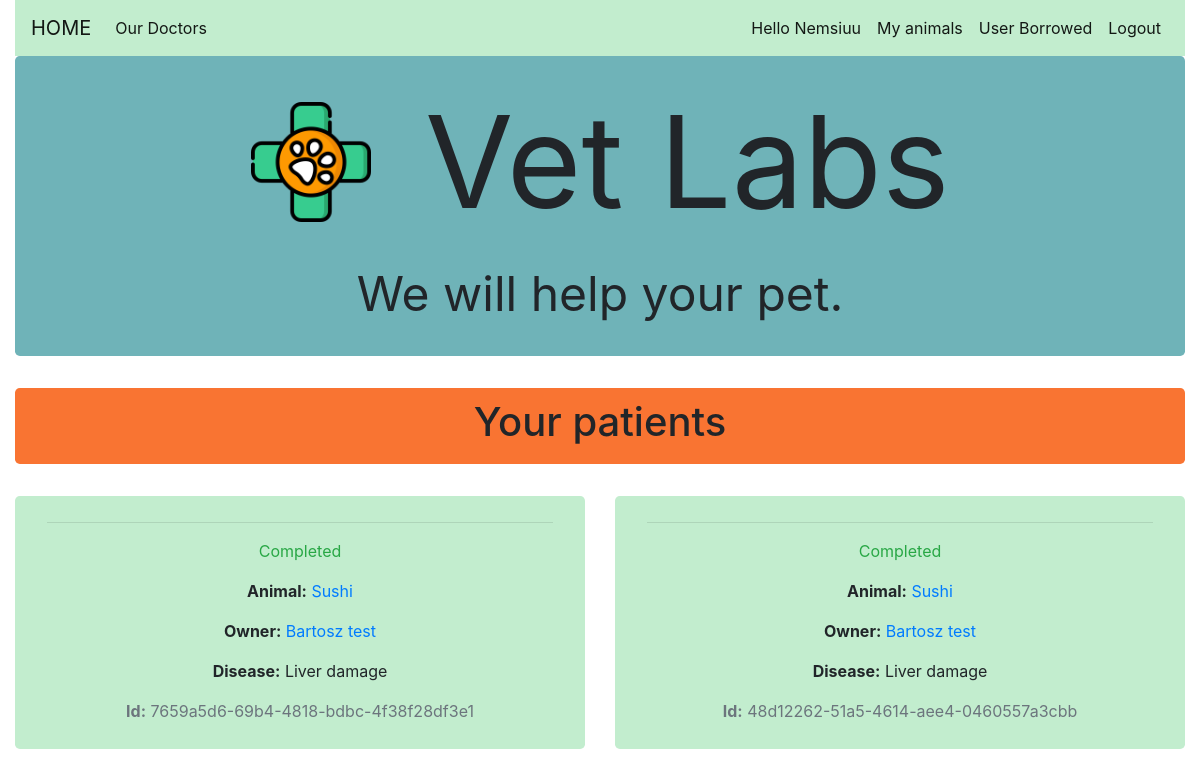
/catalog/patients/ (signed in), run on the app's committed database.
### catalog/models.py (models this page shows, shortened)
class Patient_Card(models.Model):
    id = models.UUIDField(primary_key=True, default=uuid.uuid4, help_text='Unique ID for this card')
    animal = models.ForeignKey('Animal', on_delete=models.RESTRICT, null=True)
    disease = models.CharField(max_length=500)
    visit_date = models.DateField(null=True, blank=True)
    doctor = models.ManyToManyField(User,  null=True)
    doctor_db = models.ForeignKey('doctor', on_delete=models.SET_NULL, null=True, blank=True)
    VISIT_STATUS = (
        ('a', 'Awaiting'),
        ('c', 'Completed'),
        ('n', 'Not completed'),
    )
    status = models.CharField(
        max_length=1,
        choices=VISIT_STATUS,
        blank=True,
        default='a',
        help_text='Visit card',
    )
    class Meta:
        ordering = ['visit_date']
        permissions = (("can_mark_completed", "Set visit as completed"),)
    def display_doctor(self):
        return self.doctor.first_name +' ' +self.doctor.last_name
    display_doctor.short_description = 'Doctor'

class Animal(models.Model):
    name = models.CharField(max_length=50)
    specie =models.ForeignKey('Specie', on_delete=models.SET_NULL, null=True)
    owner = models.ForeignKey(User, on_delete=models.SET_NULL, null=True, blank=True)
    owner_db = models.ForeignKey('owner', on_delete=models.SET_NULL, null=True, blank=True)
    sex = models.CharField(max_length=50)
    description = models.CharField(max_length=500)
    def __str__(self):
        return self.name
    def get_absolute_url(self):
        return reverse('animal-detail', args=[str(self.id)])
    def display_owner(self):
        return self.owner.first_name +' ' +self.owner.last_name
    display_owner.short_description = 'Owner'

class Owner(models.Model):
    first_name = models.CharField(max_length=100)
    last_name = models.CharField(max_length=100)
    phone_number = PhoneNumberField(null=False, blank=False, unique=True)
    mail = models.EmailField(max_length=100)
    class Meta:
        ordering = ['last_name', 'first_name']
    def get_absolute_url(self):
        return reverse('owner-detail', args=[str(self.id)])
    def __str__(self):
        return f'{self.first_name} {self.last_name}'

### catalog/views.py (the view)
# urls.py: path('patients/', views.Patients.as_view(), name='patients'),
class Patients(PermissionRequiredMixin,generic.ListView):
    permission_required = 'catalog.can_mark_completed'
    model = Patient_Card
    template_name ='catalog/patients.html'
    paginate_by = 10
    def get_queryset(self):
        return Patient_Card.objects.filter(status__exact='a').order_by('visit_date')

### catalog/templates/catalog/patients.html (shortened to what this page needs)
{% extends "base_generic.html" %}
{% block content %}
<div class='row'>
  <div class="col-sm-12">
    <div class="jumbotron text-center" style="background-color: #F97432;    padding-top: 10px !important;  padding-bottom: 10px !important;">
    <h1>Your patients</h1>
  </div>
  </div>
      {% for visit in user.patient_card_set.all %}
      <div class="col-sm-6">
        <div class="jumbotron text-center" style="background-color: #C2EDCE;    padding-top: 10px !important;  padding-bottom: 10px !important;">
      <hr>
      <p class="{% if visit.status == 'c' %}text-success{% elif visit.status == 'n' %}text-danger{% else %}text-warning{% endif %}">
        {{ visit.get_status_display }}
      </p>
      <p><strong>Animal:</strong> <a href="{{ visit.animal.get_absolute_url }}">{{ visit.animal }}</a></p>
      <p><strong>Owner:</strong> <a href="{{ visit.animal.owner_db.get_absolute_url }}">{{ visit.animal.owner_db }}</a></p>
      <p><strong>Disease:</strong> {{ visit.disease }}</p>
      <p class="text-muted"><strong>Id:</strong> {{ visit.id }}</p>
      </div>
      </div>
      {% endfor %}
</div>
{% endblock %}

### catalog/templates/base_generic.html (shortened to what this page needs)
<!DOCTYPE html>
<html lang="en">
<head>
  <link rel="stylesheet" href="https://cdn.jsdelivr.net/npm/bootstrap@4.5.3/dist/css/bootstrap.min.css">
  <link href="https://maxcdn.bootstrapcdn.com/font-awesome/4.2.0/css/font-awesome.min.css" rel="stylesheet">
  {% load static %}
  <link rel="stylesheet" type="text/css" href="{% static 'css/styles.css' %}">
</head>
<body>
  <div class="container-fluid">
    <nav class="navbar navbar-expand-lg navbar-light "style="background-color: #C2EDCE;"  >
      <a class="navbar-brand" href="{% url 'index' %}">HOME</a>
      <div class="collapse navbar-collapse" id="navbarNav">
        <ul class="navbar-nav">
          <li class="nav-item active">
            <a class="nav-link" href="{% url 'doctors' %}">Our Doctors <span class="sr-only">(current)</span></a>
          </li>
        </ul>
        <ul class="navbar-nav ml-auto">
          {% if user.is_authenticated %}
          <li class="nav-item active"><a class="nav-link" href="#"> Hello {{ user.get_username }} </a></li>
          <li class="nav-item active"><a class="nav-link" href="{% url 'animals' %}">My animals</a></li>
          {% if perms.catalog.can_mark_completed %}
          <li class="nav-item active"><a class="nav-link" href="{% url 'patients' %}">User Borrowed</a></li>
          {% endif %}
          <li class="nav-item active"><a class="nav-link" href="{% url 'logout'%}?next={{request.path}}">Logout</a></li>
          {% endif %}
        </ul>
      </div>
    </nav>
    <div class="jumbotron text-center" style="background-color: #6FB3B8;    padding-top: 10px !important;  padding-bottom: 10px !important;">
      <img src="{% static 'css/veterinarian.png' %}" id="logo">
      <span id="websiteTitle"> Vet Labs</span>
      <p id="slogan">We will help your pet. </p>
    </div>
    <div class="row">
      <div class="col-sm-12 ">{% block content %}{% endblock %} </div>
    </div>
  </div>
</body>
</html>

### catalog/static/css/styles.css (style rules this page uses)
#websiteTitle { font-size: 8em; vertical-align: middle; padding-left: 50px; }
#slogan { font-size: 3em; }
#logo { height: 120px; width: 120px; }

### data on the page
Patient_Card: status "Completed", animal "Sushi", animal.owner_db "Bartosz test", disease "Liver damage", id "7659a5d6-69b4-4818-bdbc-4f38f28df3e1"
Patient_Card: status "Completed", animal "Sushi", animal.owner_db "Bartosz test", disease "Liver damage", id "48d12262-51a5-4614-aee4-0460557a3cbb"

### other printed values
{{ user.get_username }} "Nemsiuu"
